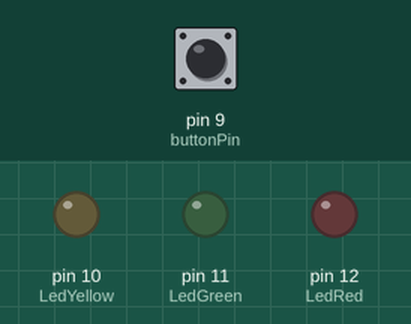
Recording of a sketch running on a simulated Arduino Uno, built with avr-gcc and run on an emulated ATmega328P. Shown: output pins drawn as LEDs (lit = HIGH). The inputs (shaded band) are chosen by the test bench; at power-on: pin 9 (buttonPin) HIGH.

Above: at 1.2 s.
1.3 s: pin 9 (buttonPin) pulled LOW for 0.15 s
At 5.3 s:
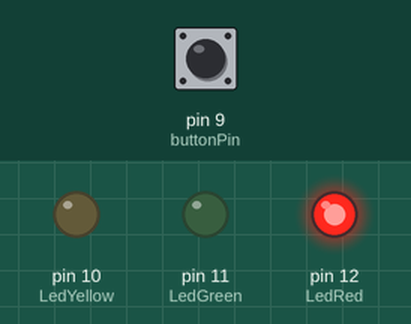
7.4 s: pin 9 (buttonPin) pulled LOW for 3.2 s
At 10.0 s:
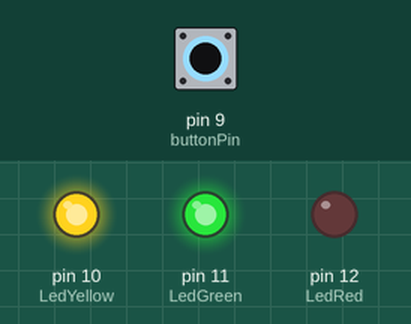
At 13.4 s:
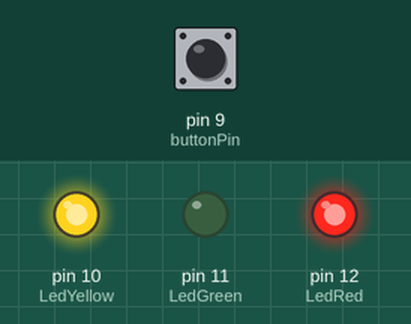
Timing chart, 0 to 19.0 s (numbered marks = the images above; inputs shaded):
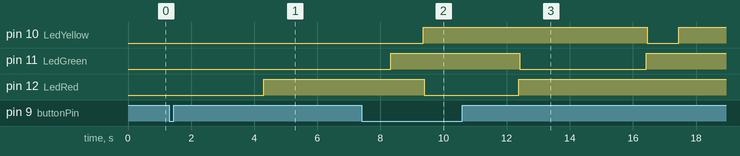

Measured:
- after the input at 1.3 s, pin 12 (LedRed): LOW → HIGH after 3.0 s
- after the input at 7.4 s, pin 12 (LedRed): HIGH → LOW after 2.0 s, → HIGH 3.0 s later

The sketch:

Exercise_3_-_Traffic_Light_with_button.ino
```cpp
int LedRed =12;
int LedGreen=11;
int LedYellow=10;
int buttonPin=9;
int buttonState=0;
// the setup function runs once when you press reset or power the board
void setup() {
  // initialize digital pin LED_BUILTIN as an output.
  pinMode(LedRed, OUTPUT);
  pinMode(LedGreen, OUTPUT);
  pinMode(LedYellow, OUTPUT);
  pinMode(buttonPin, INPUT);
}

// the loop function runs over and over again forever
void loop() {
  buttonState = digitalRead(buttonPin);
  if(buttonState == LOW){
     digitalWrite(LedRed, LOW);   // turn the LED on (HIGH is the voltage level)
     delay(3000);                       // wait for a second
     digitalWrite(LedRed, HIGH);    // turn the LED off by making the voltage LOW
     delay(30);
     digitalWrite(LedGreen, LOW);   // turn the LED on (HIGH is the voltage level)
     delay(4000);                       // wait for a second
     digitalWrite(LedGreen, HIGH);    // turn the LED off by making the voltage LOW
     delay(30);
     digitalWrite(LedYellow, LOW);   // turn the LED on (HIGH is the voltage level)
     delay(1000);                       // wait for a second
     digitalWrite(LedYellow, HIGH);    // turn the LED off by making the voltage LOW
     delay(30);
  }


}
```
